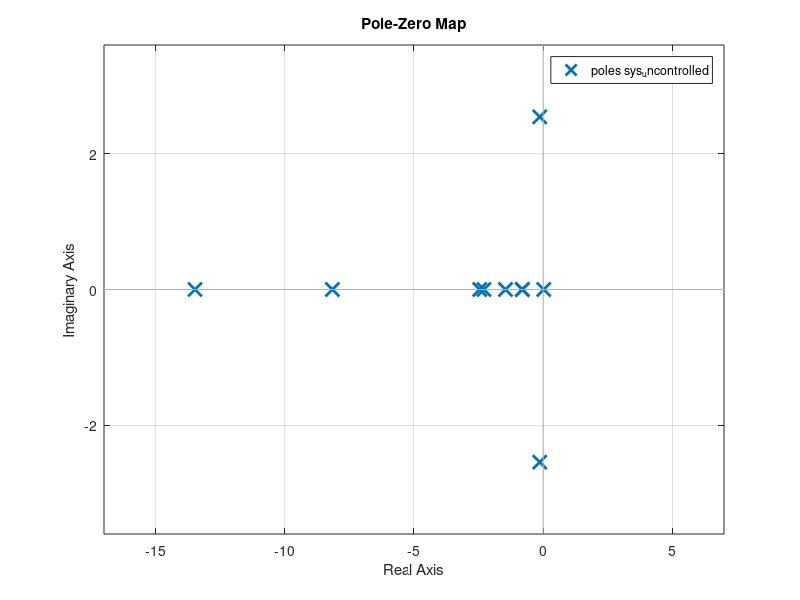
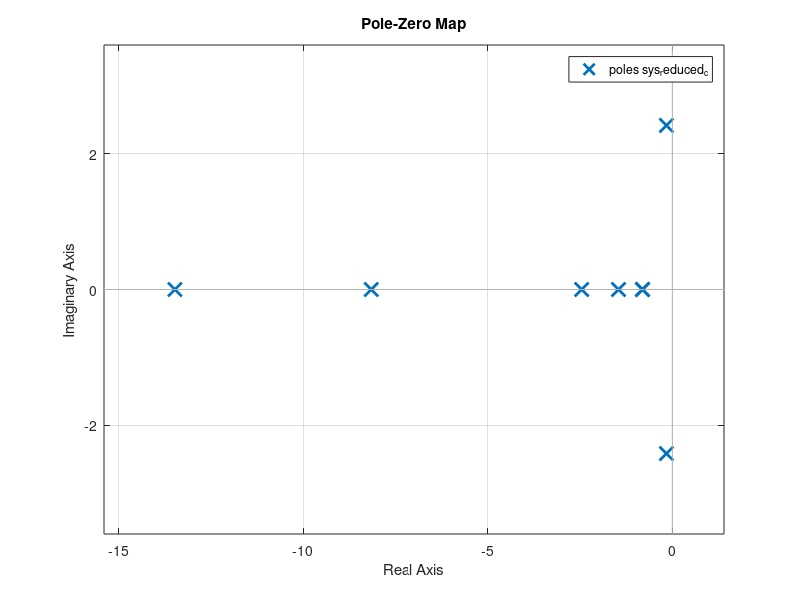
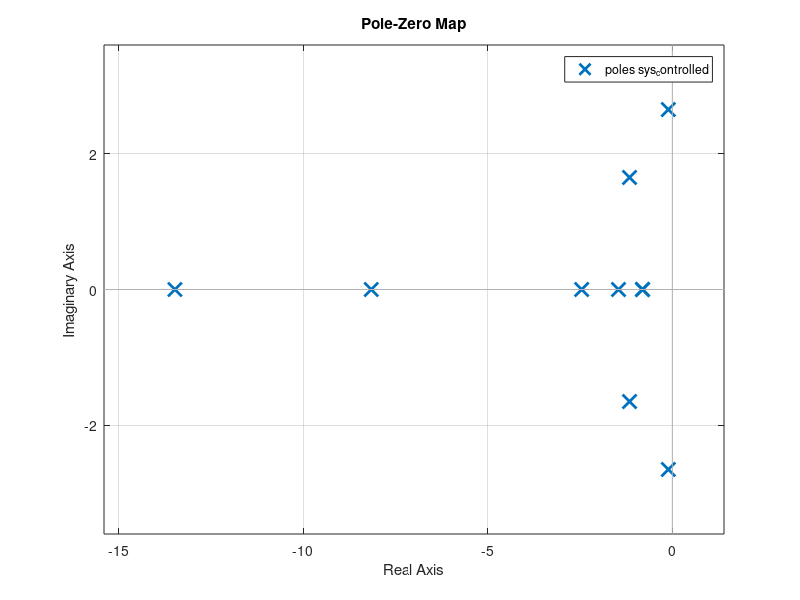

Reproduce these figures in MATLAB, in order.
% Filename:  cit2a.m
%
% Calculation of state matrix and input matrix for calculation
% of asymmetric aircraft response to atmospheric turbulence.
% The system model is in the form
%
%       .
%       x = Ax + Bu
%       -    -    -
% with x = [beta phi pb/2V rb/2V ug_ u_g* alpha_g alpha_g* beta_g betag*]'
%
% and
%
% u = [delta_a delta_r w1 w2 w3]'.
%
%
% The turbulence filters are derived using the approximated
% effective one-dimensional power spectral densities for u_g, alpha_g and
% beta_g.
% 
% Data for Cessna Citation Ce-500, landing (1)

% AIRCRAFT- AND FLIGHT CONDITION 'cruise'.
V   = 121.3;
S   = 24.2;
b   = 13.36;
mub = 32;
KX2 = 0.013;
KZ2 = 0.037;
KXZ = 0.002;
CL  = 1.1360;

% TURBULENCE PARAMETERS APPROXIMATED POWER SPECTRAL DENSITIES
Lg        = 150; 
B         = b/(2*Lg);
sigma     = 2;
sigmaug_V = sigma/V;
sigmavg   = 1;
sigmabg   = sigmavg/V;
sigmaag   = sigma/V;

Iug0 = 0.0249*sigmaug_V^2;
Iag0 = 0.0182*sigmaag^2;
tau1 = 0.0991;     tau2 = 0.5545;     tau3 = 0.4159;
tau4 = 0.0600;     tau5 = 0.3294;     tau6 = 0.2243;

% AIRCRAFT ASYMMETRIC AERODYNAMIC DERIVATIVES 
CYb  =-1.3250;     Clb  =-0.1070;     Cnb  = 0.1835;
CYp  =-0.1320;     Clp  =-0.3684;     Cnp  =-0.0035;
CYr  = 0.4300;     Clr  = 0.1750;     Cnr  =-0.1930;
CYda = 0.0000;     Clda =-0.2292;     Cnda = 0.0071;
CYdr = 0.3037;     Cldr = 0.0446;     Cndr =-0.1261;
 
                   Clpw = 0.8*Clp;    Cnpw = 0.9*Cnp;
                   Clrw = 0.7*Clr;    Cnrw = 0.2*Cnr;
CYfb = 0;
Clfb = 0;
Cnfb = 0;

%CYfbg = CYfb+0.5*CYr;
%Clfbg = Clfb+0.5*Clr;
%Cnfbg = Cnfb+0.5*Cnr;

% CALCULATION OF AIRCRAFT ASYMMETRIC STABILITY DERIVATIVES
yb   = (V/b)*CYb/(2*mub);
yphi = (V/b)*CL/(2*mub);
yp   = (V/b)*CYp/(2*mub);
yr   = (V/b)*(CYr-4*mub)/(2*mub);
ybg  = yb;
ydr  = (V/b)*CYdr/(2*mub);
den  = b*4*mub*(KX2*KZ2-KXZ^2)/V;
lb   = (Clb*KZ2+Cnb*KXZ)/den;
lp   = (Clp*KZ2+Cnp*KXZ)/den;
lr   = (Clr*KZ2+Cnr*KXZ)/den;
lda  = (Clda*KZ2+Cnda*KXZ)/den;
ldr  = (Cldr*KZ2+Cndr*KXZ)/den;
lug  = (-Clrw*KZ2-Cnrw*KXZ)/den;
lbg  = lb;
lag  = (Clpw*KZ2+Cnpw*KXZ)/den;
nb   = (Clb*KXZ+Cnb*KX2)/den;
np   = (Clp*KXZ+Cnp*KX2)/den;
nr   = (Clr*KXZ+Cnr*KX2)/den;
nda  = (Clda*KXZ+Cnda*KX2)/den;
ndr  = (Cldr*KXZ+Cndr*KX2)/den;
nug  = (-Clrw*KXZ-Cnrw*KX2)/den;
nbg  = nb;
nag  = (Clpw*KXZ+Cnpw*KX2)/den;
aug1 =-(V/Lg)^2*(1/(tau1*tau2));
aug2 =-(tau1+tau2)*(V/Lg)/(tau1*tau2);
aag1 =-(V/Lg)^2*(1/(tau4*tau5));
aag2 =-(tau4+tau5)*(V/Lg)/(tau4*tau5);
abg1 =-(V/Lg)^2;
abg2 =-2*(V/Lg);
bug1 = tau3*sqrt(Iug0*V/Lg)/(tau1*tau2);
bug2 = (1-tau3*(tau1+tau2)/(tau1*tau2))*sqrt(Iug0*(V/Lg)^3)/(tau1*tau2);
bag1 = tau6*sqrt(Iag0*V/Lg)/(tau4*tau5);
bag2 = (1-tau6*(tau4+tau5)/(tau4*tau5))*sqrt(Iag0*(V/Lg)^3)/(tau4*tau5);
bbg1 = sigmabg*sqrt(3*V/Lg);
bbg2 = (1-2*sqrt(3))*sigmabg*sqrt((V/Lg)^3);


A = [yb yphi yp    yr 0    0    0    0    ybg  0;
     0  0    2*V/b 0  0    0    0    0    0    0;
     lb 0    lp    lr lug  0    lag  0    lbg  0;
     nb 0    np    nr nug  0    nag  0    nbg  0;
     0  0    0     0  0    1    0    0    0    0;
     0  0    0     0  aug1 aug2 0    0    0    0;
     0  0    0     0  0    0    0    1    0    0;
     0  0    0     0  0    0    aag1 aag2 0    0;
     0  0    0     0  0    0    0    0    0    1;
     0  0    0     0  0    0    0    0    abg1 abg2];

B = [0   ydr 0    0    0;
     0   0   0    0    0;
     lda ldr 0    0    0;
     nda ndr 0    0    0;
     0   0   bug1 0    0;
     0   0   bug2 0    0;
     0   0   0    bag1 0;
     0   0   0    bag2 0;
     0   0   0    0    bbg1;
     0   0   0    0    bbg2];
 C = eye(10,10);
 D = zeros(10,5);

eig_A = eig(A)
sys_uncontrolled = ss(A,B,C,D);
figure(1)
pzmap(sys_uncontrolled)
grid on

Ar = [0   -2*V/b 0    0    0    0    0  0;
     nb    nr nug  0    nag  0    nbg  0;
     0     0  0    1    0    0    0    0;
     0     0  aug1 aug2 0    0    0    0;
     0     0  0    0    0    1    0    0;
     0     0  0    0    aag1 aag2 0    0;
     0     0  0    0    0    0    0    1;
     0     0  0    0    0    0    abg1 abg2];

Br = [0  0   0    0    0;
     0   0   0    0    0;
     0   0   bug1 0    0;
     0   0   bug2 0    0;
     0   0   0    bag1 0;
     0   0   0    bag2 0;
     0   0   0    0    bbg1;
     0   0   0    0    bbg2];
Cr = eye (8,8);
Dr = zeros(8,5); 
eig_Ar = eig(Ar)
sys_reduced_c = ss(Ar,Br,Cr,Dr);
figure(2)
pzmap(sys_reduced_c)
grid on
Kphi = -0.2;
K    = [0 Kphi 0 0  0 0  0 0  0 0];
A2   = A-B(:,1)*K;

eig_A2 = eig(A2)
sys_controlled = ss(A2,B,C,D);
figure(3)
pzmap(sys_controlled)
grid on
